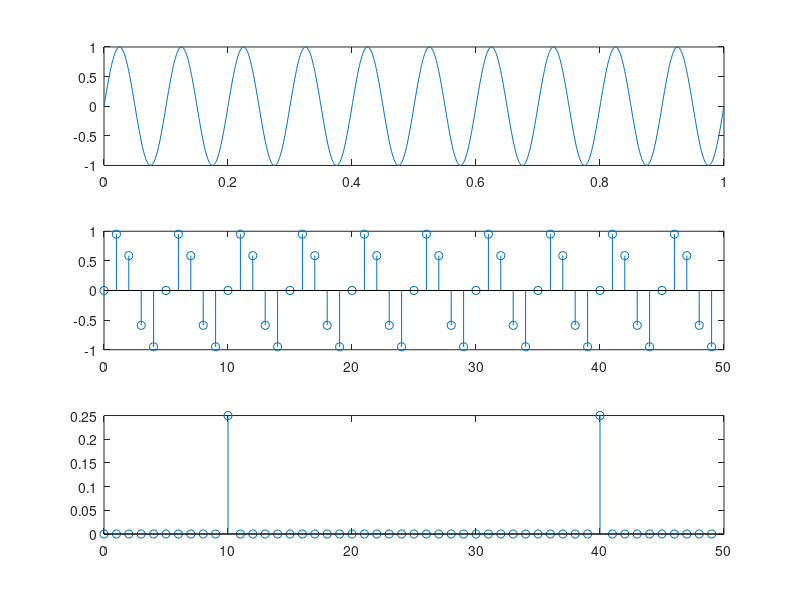

This chart was generated by the following MATLAB code:
clc;
clear all;
close all;
T=1%;
t=0:0.001:T;
f=10;
%y=cos(2*pi*f*t);%
%subplot(3,1,1);%
%plot(t,y);%
y=sin(2*pi*f*t);
subplot(3,1,1);
plot(t,y);

fs=50;
Ts=1/fs;
N=T*fs;
n=0:N-1;
Xn=sin(2*pi*f*Ts*n);
subplot(3,1,2);
stem(n,Xn);
subplot (3,1,3);
xk=fft(Xn);
n=0:N-1
stem(n,abs(xk)/N/2);
